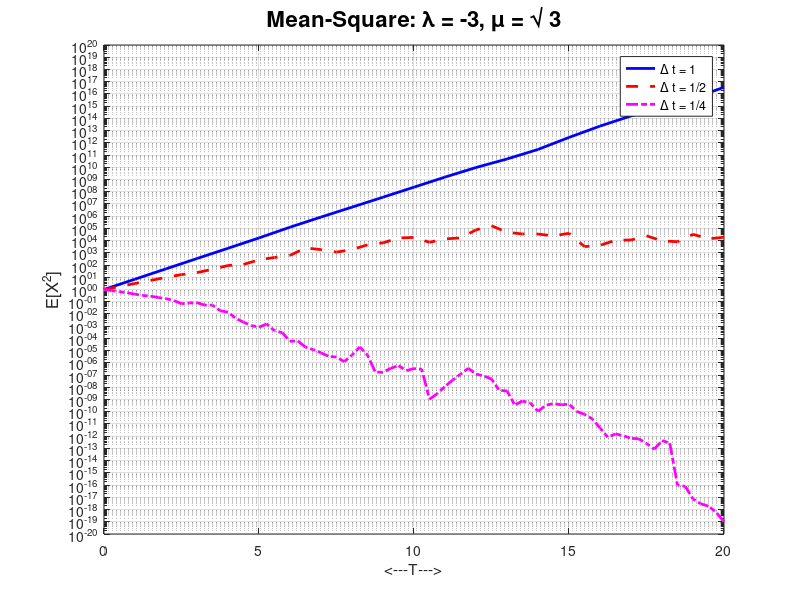

MATLAB code to generate this figure:
function stab_meansquare ( seed )

%*****************************************************************************80
%
%% STAB_MEANSQUARE examines mean-square stability.
%
%  Discussion:
%
%    The function tests the mean-square stability
%    of the Euler-Maruyama method applied to a stochastic differential
%    equation (SDE).
%
%    The SDE is
%
%      dX = lambda*X dt + mu*X dW,
%      X(0) = Xzero,
%
%    where 
%
%      lambda is a constant,
%      mu is a constant,
%      Xzero = 1.
%
%  Modified:
%
%    04 October 2006
%
%  Author:
%
%    Desmond Higham
%
%  Reference:
%
%    Desmond Higham,
%    An Algorithmic Introduction to Numerical Simulation of
%    Stochastic Differential Equations,
%    SIAM Review,
%    Volume 43, Number 3, September 2001, pages 525-546.
%
%  Parameters:
%
%    Input, integer SEED, a seed for the random number generator.
%    In the reference, this value is set to 100.
%
  if ( nargin < 1 )
    seed = 123456789;
    fprintf ( 1, '  Using default value of SEED = %d\n', seed );
  end
%
%  Initialize the random number generator.
%
  rng ( seed )
%
%  Set problem parameters.
%
  tmax = 20.0;
  m = 50000;
  xzero = 1;          
%
%  Set line types for the plot.
%
  ltype = { 'b-', 'r--', 'm-.' };
%
%  Problem parameters.
%
  lambda = -3.0;
  mu = sqrt ( 3.0 );
%
%  XMS is the mean square estimate of M paths.
%
  for k = 1 : 3

    dt = 2^(1-k);                      
    n = tmax / dt;
    xms = zeros(1,n);
    xtemp = xzero * ones(m,1);

    for j = 1 : n
      winc = sqrt ( dt ) * randn(m,1);  
      xtemp = xtemp + dt * lambda * xtemp + mu * xtemp .* winc;
      xms(j) = mean ( xtemp.^2 );
    end

    semilogy ( [0:dt:tmax], [xzero,xms], ltype{k}, 'Linewidth', 2 ), 
    hold on

  end

  legend ( '\Delta t = 1','\Delta t = 1/2','\Delta t = 1/4' )
  title ( 'Mean-Square: \lambda = -3, \mu = \surd 3', 'FontSize', 16 )
  ylabel ( 'E[X^2]','FontSize', 12 );
  xlabel ( '<---T--->' )
  axis ( [0,tmax,1e-20,1e+20] );
  grid on
  hold off

  filename = 'stab_meansquare.png';
  print ( '-dpng', filename );

  fprintf ( 1, '\n' );
  fprintf ( 1, 'STAB_MEANSQUARE:\n' );
  fprintf ( 1, '  Plot saved as "%s".\n', filename );

  return
end
